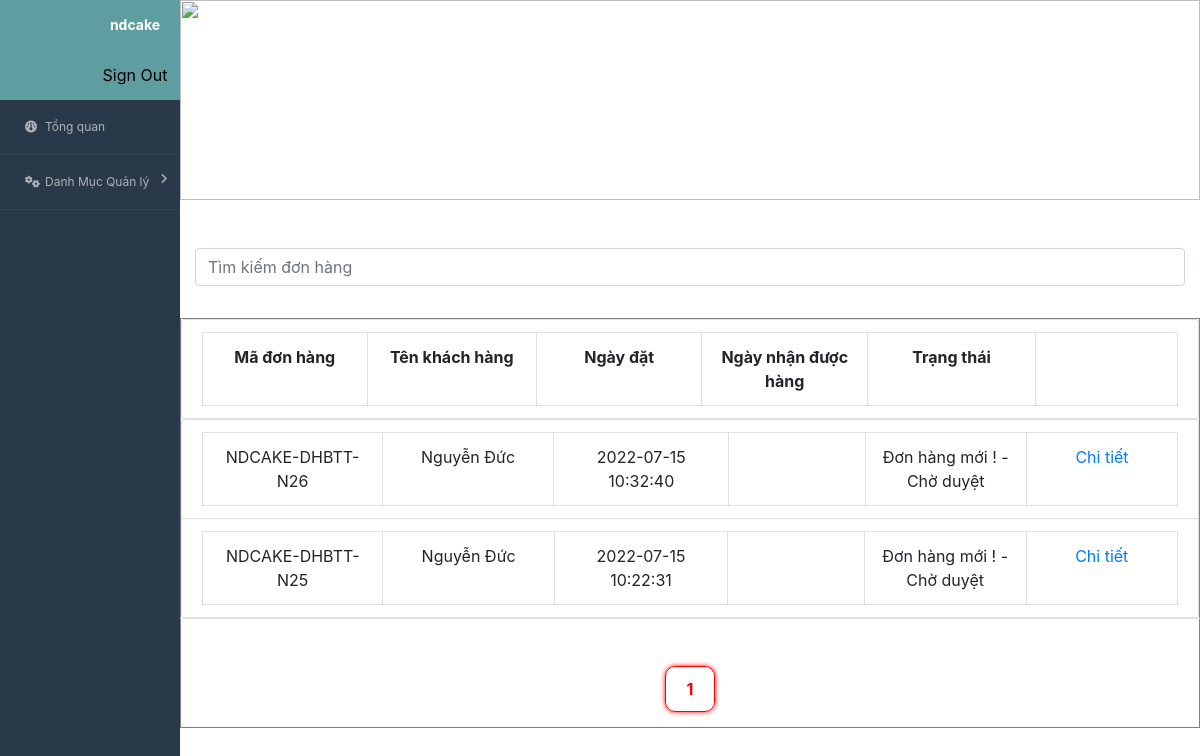
Page /admin/index_admin.php?module=qldh (signed in) on the committed database.
### tables this page shows
CREATE TABLE `orders` (
  `id` int(11) NOT NULL,
  `id_guest` int(11) DEFAULT NULL,
  `ordermethod` varchar(255) NOT NULL,
  `orderDate` datetime DEFAULT NULL,
  `received_date` datetime DEFAULT NULL,
  `note` varchar(255) NOT NULL,
  `status` varchar(255) DEFAULT NULL
);

CREATE TABLE `user_guest` (
  `id` int(10) NOT NULL,
  `fullname` varchar(100) DEFAULT NULL,
  `username` varchar(50) DEFAULT NULL,
  `password` varchar(100) DEFAULT NULL,
  `phone` varchar(100) DEFAULT NULL,
  `email` varchar(100) DEFAULT NULL,
  `address` varchar(100) DEFAULT NULL,
  `url_image` varchar(10000) DEFAULT NULL
);

### admin/dmql/qldh/qldh.php (the view, shortened to what this page needs)
<?php
$data = "SELECT count(id) as total FROM orders";
$result = mysqli_query($conn, $data);
$row = mysqli_fetch_assoc($result);
$total_records = $row['total'];
$current_page = isset($_GET['view']) ? $_GET['view'] : 1;
$limit = 10;
$total_page = ceil($total_records / $limit);
$start = ($current_page - 1) * $limit;
$data = "SELECT
    orders.id,user_guest.fullname,orders.orderDate,orders.status,orders.received_date
    FROM orders,user_guest
    WHERE orders.id_guest = user_guest.id
    ORDER BY orders.id DESC
	LIMIT $start, $limit";
    $result = mysqli_query($conn, $data);
?>
<div class="content_ql">
    <div class="banner">
        <div class="title">
            <p>Quản lý Đơn hàng</p>
        </div>
        <img src="https://png.pngtree.com/thumb_back/fh260/background/20200714/pngtree-modern-double-color-futuristic-neon-background-image_351866.jpg" alt="">
    </div>
    <div class="container mt-5">
        <input class="form-control" id="listSearch" type="text" placeholder="Tìm kiếm đơn hàng">
    </div>
    <table border="1" class="table table-hover">
        <thead class="text-center">
            <tr class="list-group-item">
                <td>Mã đơn hàng</td>
                <td>Tên khách hàng</td>
                <td>Ngày đặt</td>
                <td>Ngày nhận được hàng</td>
                <td>Trạng thái</td>
                <td></td>
            </tr>
        </thead>
        <tbody class="list-group" id="myList">
            <?php
            if (mysqli_num_rows($result) > 0) {
                foreach ($result as $items) :
            ?>
                    <tr class="list-group-item">
                        <td>NDCAKE-DHBTT-N<?php echo $items['id'] ?></td>
                        <td><?php echo $items['fullname'] ?></td>
                        <td><?php echo $items['orderDate'] ?></td>
                        <td><?php echo $items['received_date'] ?></td>
                        <td><?php echo $items['status'] ?></td>
                        <td><a href="?module=orderDetail&orderId=<?php echo $items['id'] ?>">Chi tiết</a></td>
                    </tr>
            <?php
                endforeach;
            } else {
                echo '
                    <tr class="list-group-item">
                        <td>Không có đơn hàng nào !</td>
                    </tr>
                ';
            }
            ?>
        </tbody>
        <tfoot>
            <tr>
                <td>
                    <div class="showlistproduct">
                        <?php
                        for ($i = 1; $i <= $total_page; $i++) {
                            if ($i == $current_page) {
                                echo '<span>' . $i . '</span>  ';
                            } else {
                                echo '<a href="index_admin.php?module=qldh&view=' . $i . '">' . $i . '</a>  ';
                            }
                        }
                        ?>
                    </div>
                </td>
            </tr>
        </tfoot>
    </table>
</div>

### admin/style_admin.css (style rules this page uses)
* { margin: 0; padding: 0; box-sizing: border-box; }
.content_ql { width: 100%; height: auto; margin-bottom: 100px; }
.banner { width: 100%; height: 200px; position: relative; text-align: center; }
.banner img { width: 100%; height: 200px; }
.banner .title { width: 50%; height: 200px; line-height: 200px; position: absolute; color: #fff; left: 50%; transform: translateX(-50%); font-size: 50px; font-weight: bold; }
table { width: 100%; height: auto; margin-top: 32px; border-collapse: collapse; }
table thead td { width: 300px; height: 50px; text-align: center; font-weight: bold; }
tbody td { width: 300px; height: auto; text-align: center; }

### admin/dmql/qldh/qldh.php (style rules this page uses)
.showlistproduct { width: 100%; height: auto; margin-top: 32px; display: flex; justify-content: center; align-items: center; }
.showlistproduct span { width: 50px; color: red; border: 1px solid red; margin: 3px; padding: 10px; text-align: center; border-radius: 10px; font-weight: bold; box-shadow: 0 0 5px 0 red; }

### admin/index_admin.php (style rules this page uses)
* { margin: 0; padding: 0; box-sizing: border-box; }
.content_ql { width: 100%; height: auto; margin-bottom: 100px; }
.banner { width: 100%; height: 200px; position: relative; text-align: center; }
.banner img { width: 100%; height: 200px; }
.banner .title { width: 50%; height: 200px; line-height: 200px; position: absolute; color: #fff; left: 50%; transform: translateX(-50%); font-size: 50px; font-weight: bold; }
table { width: 100%; height: auto; margin-top: 32px; border-collapse: collapse; }
table thead td { width: 300px; height: 50px; text-align: center; font-weight: bold; }
tbody td { width: 300px; height: auto; text-align: center; }

### rows in the picture
orders: id "26", id_guest.fullname "Nguyễn Đức", orderDate "2022-07-15 10:32:40", status "Đơn hàng mới ! - Chờ duyệt"
orders: id "25", id_guest.fullname "Nguyễn Đức", orderDate "2022-07-15 10:22:31", status "Đơn hàng mới ! - Chờ duyệt"

### other values in the picture
$user['usernameadmin'] "ndcake"
